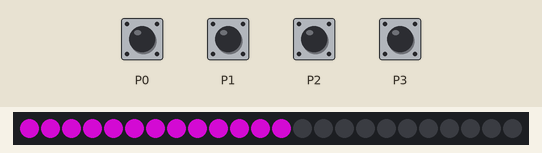
This program was run on a simulated Calliope mini (MakeCode). On the bench: 24 RGB LEDs in strip order, left to right. Inputs (shaded band) come from the test bench. Dim RGB values are drawn brighter than linear.

Above: at 1.4 s.
1.5 s: touch pin P1 pressed for 0.15 s
At 3.0 s:
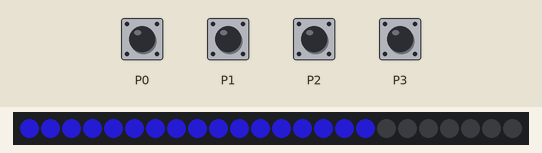
3.3 s: touch pin P2 pressed for 0.15 s
At 4.0 s:
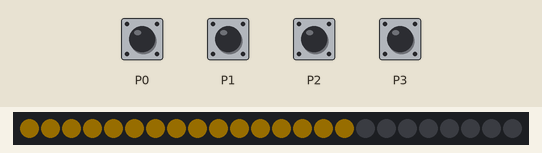
5.1 s: touch pin P3 pressed for 0.15 s
At 5.7 s:
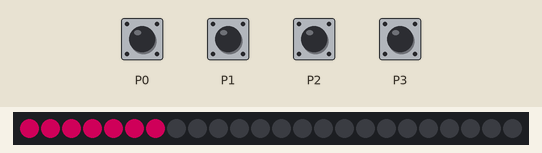
6.7 s: touch pin P0 pressed for 0.15 s
At 6.84 s:
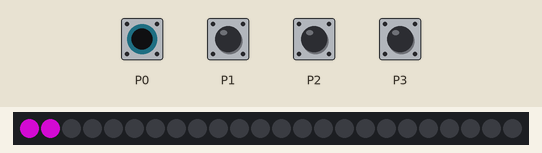
8.4 s: touch pin P1 pressed for 1 s
At 8.59 s:
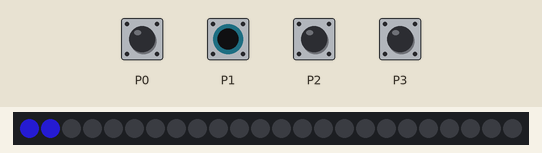
10.9 s: touch pin P0 pressed for 1 s
At 12.3 s:
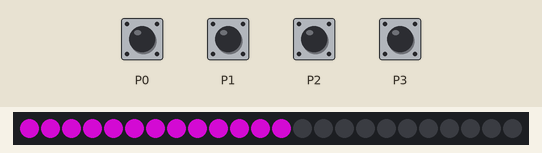
Timing chart, 0 to 13.9 s (numbered marks = the images above; inputs shaded):
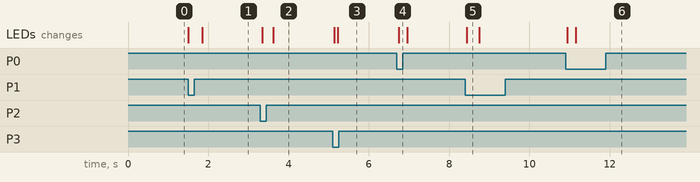

The program:

main.ts
```typescript
function animateTo (led2: number, color: number) {
    strip.clear()
    for (let Index = 0; Index <= led2; Index++) {
        strip.setPixelColor(Index, color)
        strip.show()
        control.waitMicros(20000)
    }
}
input.onPinTouchEvent(TouchPin.P1, input.buttonEventDown(), function () {
    animateTo(16, neopixel.rgb(44, 33, 255))
})
input.onPinTouchEvent(TouchPin.P0, input.buttonEventDown(), function () {
    animateTo(12, neopixel.rgb(255, 12, 255))
})
input.onPinTouchEvent(TouchPin.P2, input.buttonEventDown(), function () {
    animateTo(15, neopixel.rgb(44, 33, 0))
})
input.onPinTouchEvent(TouchPin.P3, input.buttonEventDown(), function () {
    animateTo(6, neopixel.rgb(233, 0, 100))
})
let strip: neopixel.Strip = null
strip = neopixel.create(DigitalPin.C10, 24, NeoPixelMode.RGB)
animateTo(12, neopixel.rgb(255, 12, 255))
basic.forever(function () {

})
```

test.ts
```typescript
// Hier kann man Tests durchführen; diese Datei wird nicht kompiliert, wenn dieses Paket als Erweiterung verwendet wird.
```

Measured:
- after the input at 1.5 s, the LEDs: first change at once (image 1 shows a later state)
- after the input at 3.3 s, the LEDs: first change at once (image 2 shows a later state)
- after the input at 5.1 s, the LEDs: first change at once (image 3 shows a later state)
- after the input at 6.7 s, the LEDs: change at once (image 4)
- after the input at 8.4 s, the LEDs: change at once (image 5)
- after the input at 10.9 s, the LEDs: first change at once (image 6 shows a later state)
